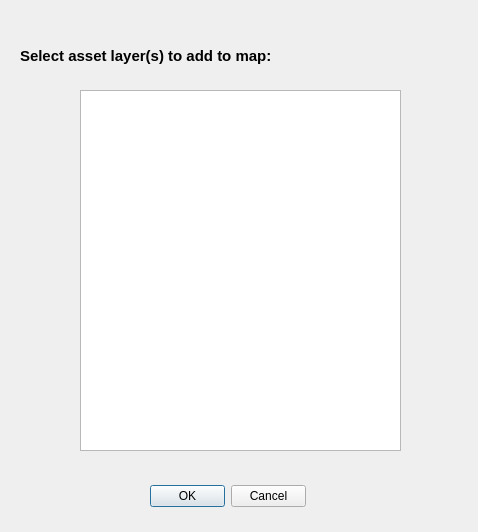
<?xml version="1.0" encoding="UTF-8"?>
<ui version="4.0">
 <class>SelectExistingAssetTablesDialog</class>
 <widget class="QDialog" name="SelectExistingAssetTablesDialog">
  <property name="geometry">
   <rect>
    <x>0</x>
    <y>0</y>
    <width>478</width>
    <height>532</height>
   </rect>
  </property>
  <property name="windowTitle">
   <string>Asset layer selector</string>
  </property>
  <widget class="QDialogButtonBox" name="buttonBox">
   <property name="geometry">
    <rect>
     <x>150</x>
     <y>480</y>
     <width>156</width>
     <height>32</height>
    </rect>
   </property>
   <property name="orientation">
    <enum>Qt::Horizontal</enum>
   </property>
   <property name="standardButtons">
    <set>QDialogButtonBox::Cancel|QDialogButtonBox::Ok</set>
   </property>
  </widget>
  <widget class="QListWidget" name="listWidget">
   <property name="geometry">
    <rect>
     <x>80</x>
     <y>90</y>
     <width>321</width>
     <height>361</height>
    </rect>
   </property>
   <property name="sortingEnabled">
    <bool>false</bool>
   </property>
  </widget>
  <widget class="QLabel" name="label">
   <property name="geometry">
    <rect>
     <x>20</x>
     <y>30</y>
     <width>441</width>
     <height>51</height>
    </rect>
   </property>
   <property name="font">
    <font>
     <pointsize>11</pointsize>
     <weight>75</weight>
     <bold>true</bold>
    </font>
   </property>
   <property name="text">
    <string>Select asset layer(s) to add to map:</string>
   </property>
  </widget>
 </widget>
 <resources/>
 <connections>
  <connection>
   <sender>buttonBox</sender>
   <signal>accepted()</signal>
   <receiver>SelectExistingAssetTablesDialog</receiver>
   <slot>accept()</slot>
   <hints>
    <hint type="sourcelabel">
     <x>248</x>
     <y>254</y>
    </hint>
    <hint type="destinationlabel">
     <x>157</x>
     <y>274</y>
    </hint>
   </hints>
  </connection>
  <connection>
   <sender>buttonBox</sender>
   <signal>rejected()</signal>
   <receiver>SelectExistingAssetTablesDialog</receiver>
   <slot>reject()</slot>
   <hints>
    <hint type="sourcelabel">
     <x>316</x>
     <y>260</y>
    </hint>
    <hint type="destinationlabel">
     <x>286</x>
     <y>274</y>
    </hint>
   </hints>
  </connection>
 </connections>
</ui>
